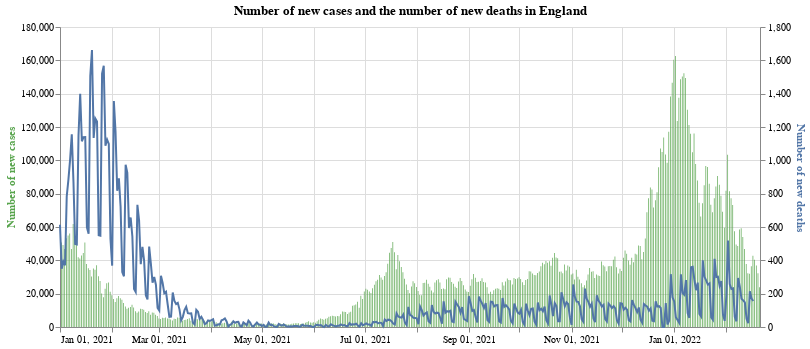

The cell this chart's notebook holds for it:
### Markdown cell above
## Plotting: All of England

The first chart we look at has both the number of new cases and the number of new deaths in England. The blue line corresponds to the axis on the right hand side, the number of new deaths. The green bars are the number of new cases (axis on the left hand side).

### Code cell
#collapse
base = alt.Chart(full_eng_deaths.query("date >= '2021-01-01'")).encode(x=alt.X("yearmonthdate(date):T", axis=alt.Axis(title=None))).properties(title='Number of new cases and the number of new deaths in England',width=700)

bars = base.mark_bar(color='#57A44C').encode(
    y=alt.Y("newCases:Q", axis=alt.Axis(title='Number of new cases', titleColor='#57A44C')),
    tooltip="newCases:Q"
)

line = base.mark_line(stroke='#5276A7').encode(y=alt.Y("newDeaths:Q", axis=alt.Axis(title='Number of new deaths', titleColor='#5276A7')))

alt.layer(bars, line).resolve_scale(y='independent')

### Figure 1 — Vega-Lite specification as saved in the notebook (floating-point values rounded to 4 significant figures; data arrays with more than 128 entries replaced by an {"elided": "..."} marker saying what was removed)
{"config": {"view": {"continuousWidth": 400, "continuousHeight": 300}}, "layer": [{"mark": {"type": "bar", "color": "#57A44C"}, "encoding": {"tooltip": {"type": "quantitative", "field": "newCases"}, "x": {"type": "temporal", "axis": {"title": null}, "field": "date", "timeUnit": "yearmonthdate"}, "y": {"type": "quantitative", "axis": {"title": "Number of new cases", "titleColor": "#57A44C"}, "field": "newCases"}}, "title": "Number of new cases and the number of new deaths in England", "width": 700}, {"mark": {"type": "line", "stroke": "#5276A7"}, "encoding": {"x": {"type": "temporal", "axis": {"title": null}, "field": "date", "timeUnit": "yearmonthdate"}, "y": {"type": "quantitative", "axis": {"title": "Number of new deaths", "titleColor": "#5276A7"}, "field": "newDeaths"}}, "title": "Number of new cases and the number of new deaths in England", "width": 700}], "data": {"name": "data-a63998d5b21d96243a5ed8898cd0ce52"}, "resolve": {"scale": {"y": "independent"}}, "$schema": "https://vega.github.io/schema/vega-lite/v4.8.1.json", "datasets": {"data-a63998d5b21d96243a5ed8898cd0ce52": {"elided": "416 records"}}}
